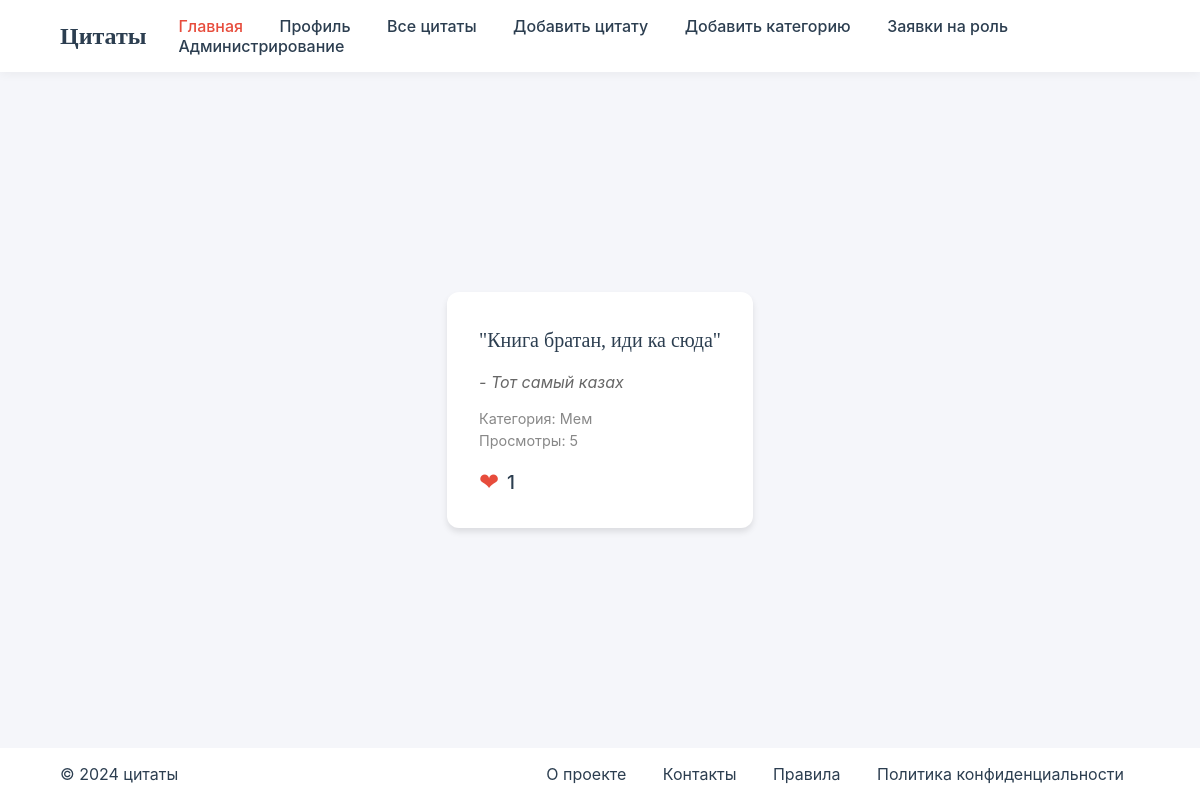
The app's page /quote/1 (signed in) with its own data.
### app.py (models this page shows)
class Quote(db.Model):
    id = db.Column(db.Integer, primary_key=True)
    text = db.Column(db.Text, nullable=False)
    author = db.Column(db.String(100), nullable=False)
    likes = db.Column(db.Integer, default=0)
    views = db.Column(db.Integer, default=0)
    user_id = db.Column(db.Integer, db.ForeignKey('user.id'))
    category_id = db.Column(db.Integer, db.ForeignKey('categories.id'), nullable=False)
    category = db.relationship('Category', back_populates='quotes_list')
    user_likes = db.relationship('UserLikes', back_populates='quote')

class Category(db.Model):
    __tablename__ = 'categories'
    id = db.Column(db.Integer, primary_key=True)
    name = db.Column(db.String(100), nullable=False)
    quotes_list = db.relationship('Quote', back_populates='category')

### app.py (the view, shortened to what this page needs)
@app.route('/quote/<int:quote_id>', methods=['GET', 'POST'])
@login_required
def view_quote(quote_id):
    quote = Quote.query.get_or_404(quote_id)
    quote.views += 1
    db.session.commit()
    return render_template('quote.html', quote=quote)

### app.py (called while the page is built)
@login_manager.user_loader
def load_user(user_id):
    return User.query.get(int(user_id))

### templates/quote.html (shortened to what this page needs)
<!DOCTYPE html>
<html lang="en">
<head>
    <link rel="stylesheet" href="{{ url_for('static', filename='quote.css') }}">
</head>
<body>
    <header>
        <nav class="navbar">
            <div class="logo">Цитаты</div>
            <div class="nav-links">
                <a href="{{ url_for('home') }}" class="active">Главная</a>
                <a href="{{ url_for('profile') }}">Профиль</a>
                <a href="{{ url_for('all_quotes') }}">Все цитаты</a>
                {% if current_user.role in ['admin', 'editor'] %}
                    <a href="{{ url_for('add_quote') }}">Добавить цитату</a>
                    <a href="{{ url_for('add_category') }}">Добавить категорию</a>
                {% endif %}
                {% if current_user.role == 'admin' %}
                    <a href="{{ url_for('role_requests') }}">Заявки на роль</a>
                    <a href="{{ url_for('admin') }}">Администрирование</a>
                {% endif %}
            </div>
        </nav>
    </header>
    <main>
        <section class="quotes-section">
            <div class="quote-card">
                <div class="quote-text">"{{ quote.text }}"</div>
                <div class="quote-author">- {{ quote.author }}</div>
                <div class="quote-meta">
                        <span class="category">Категория: {{ quote.category.name }}</span><br>
                        <span class="views">Просмотры: {{ quote.views }}</span>
                </div>
                <div class="like-section">
                    <form action="{{ url_for('view_quote', quote_id=quote.id) }}" method="post">
                        <button type="submit" class="like-heart" title="Лайкнуть">❤</button>
                    </form>
                    <span class="likes-count">{{ quote.likes }}</span>
                </div>
            </div>
        </section>
    </main>
    <footer>
        <div class="footer-content">
            <p>&copy; 2024 цитаты</p>
            <div class="footer-links">
                <a href="info_project">О проекте</a>
                <a href="contact">Контакты</a>
                <a href="rules">Правила</a>
                <a href="musarskoe">Политика конфиденциальности</a>
            </div>
        </div>
    </footer>
</body>
</html>

### static/quote.css (style rules this page uses)
:root { --primary-color: #2c3e50; --accent-color: #e74c3c; --text-color: #2c3e50; --background-color: #f5f6fa; --card-background: #ffffff; --border-color: #dcdde1; }
* { margin: 0; padding: 0; box-sizing: border-box; }
body { font-family: 'Inter', sans-serif; background-color: var(--background-color); color: var(--text-color); display: flex; flex-direction: column; min-height: 100vh; }
.navbar { background-color: var(--card-background); padding: 1rem 5%; display: flex; justify-content: space-between; align-items: center; box-shadow: 0 2px 10px rgba(0, 0, 0, 0.05); }
.logo { font-family: 'Playfair Display', serif; font-size: 1.5rem; font-weight: 700; color: var(--primary-color); }
.nav-links a { color: var(--text-color); text-decoration: none; margin-left: 2rem; font-weight: 500; transition: color 0.3s ease; }
.nav-links a:hover, .nav-links a.active { color: var(--accent-color); }
main { flex: 1; display: flex; justify-content: center; align-items: center; padding: 2rem; }
.quote-card { background-color: var(--card-background); padding: 2rem; border-radius: 12px; box-shadow: 0 4px 6px rgba(0, 0, 0, 0.1); width: 100%; max-width: 600px; }
.quote-text { font-family: 'Playfair Display', serif; font-size: 1.25rem; margin-bottom: 1rem; line-height: 1.6; }
.quote-author { color: #666; font-style: italic; margin-bottom: 1rem; }
.quote-meta { margin-top: 1rem; color: #888; font-size: 0.9rem; line-height: 1.5; }
.like-section { display: flex; align-items: center; justify-content: flex-start; margin-top: 1rem; }
.like-heart { cursor: pointer; font-size: 1.5rem; color: var(--accent-color); background: none; border: none; padding: 0; margin-right: 0.5rem; transition: transform 0.2s ease, color 0.2s ease; }
.likes-count { font-size: 1.2rem; color: var(--primary-color); font-weight: 500; }
footer { background-color: var(--card-background); padding: 1rem 5%; margin-top: auto; display: flex; justify-content: space-between; align-items: center; }
.footer-content { display: flex; justify-content: space-between; width: 100%; max-width: 1200px; margin: 0 auto; }
.footer-links a { color: var(--text-color); text-decoration: none; margin: 0 1rem; transition: color 0.3s ease; }

### records on screen
Quote: text "Книга братан, иди ка сюда", author "Тот самый казах", views "5", likes "1"
Category: category.name "Мем"
